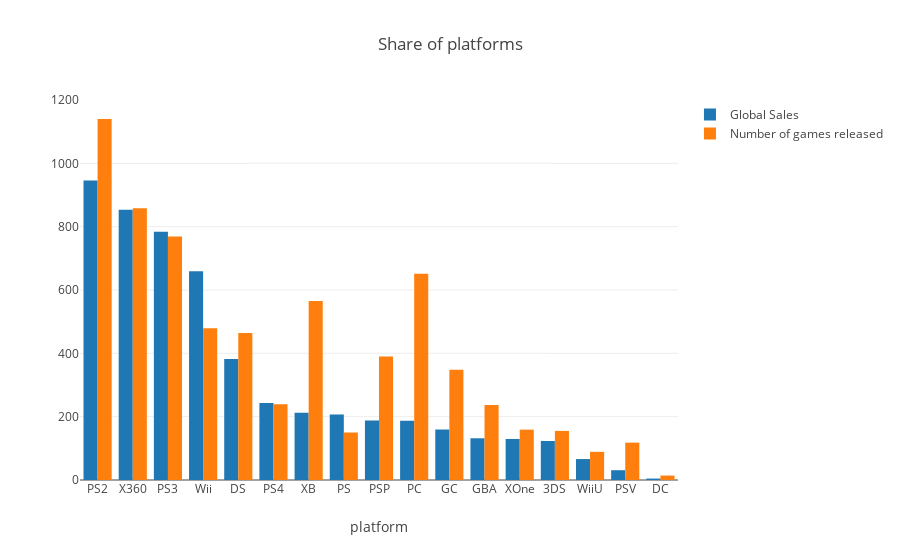

Notebook source saved alongside this figure:
### Code cell
# считаем число проданных и вышедших игр по платформам
platforms_df = df.groupby('Platform')[['Global_Sales']].sum().join(
    df.groupby('Platform')[['Name']].count()
)
platforms_df.columns = ['Global_Sales', 'Number_of_Games']
platforms_df.sort_values('Global_Sales', ascending=False, inplace=True)

# создаем traces для визуализации
trace0 = go.Bar(
    x=platforms_df.index,
    y=platforms_df.Global_Sales,
    name='Global Sales'
)

trace1 = go.Bar(
    x=platforms_df.index,
    y=platforms_df.Number_of_Games,
    name='Number of games released'
)

# создаем массив с данными и задаем title для графика и оси x в layout
data = [trace0, trace1]
layout = {'title': 'Share of platforms', 'xaxis': {'title': 'platform'}}

# создаем объект Figure и визуализируем его
fig = go.Figure(data=data, layout=layout)
iplot(fig, show_link=False)

### Figure 1 — Plotly figure (JSON) as saved in the notebook; plotly's stock layout.template omitted (floating-point values rounded to 4 significant figures)
{"data": [{"name": "Global Sales", "type": "bar", "uid": "209d43c9-955d-4eb7-b3c7-559d119015bd", "x": ["PS2", "X360", "PS3", "Wii", "DS", "PS4", "XB", "PS", "PSP", "PC", "GC", "GBA", "XOne", "3DS", "WiiU", "PSV", "DC"], "y": [946.0, 853.3, 784.3, 659.0, 382.3, 243.0, 212.1, 206.6, 187.9, 187.1, 159.4, 131.8, 129.6, 123.2, 66.08, 30.88, 4.55]}, {"name": "Number of games released", "type": "bar", "uid": "c12e7488-9543-484c-bfba-25f8034df658", "x": ["PS2", "X360", "PS3", "Wii", "DS", "PS4", "XB", "PS", "PSP", "PC", "GC", "GBA", "XOne", "3DS", "WiiU", "PSV", "DC"], "y": [1140, 858, 769, 479, 464, 239, 565, 150, 390, 651, 348, 237, 159, 155, 89, 118, 14]}], "layout": {"title": {"text": "Share of platforms"}, "xaxis": {"title": {"text": "platform"}}}}
